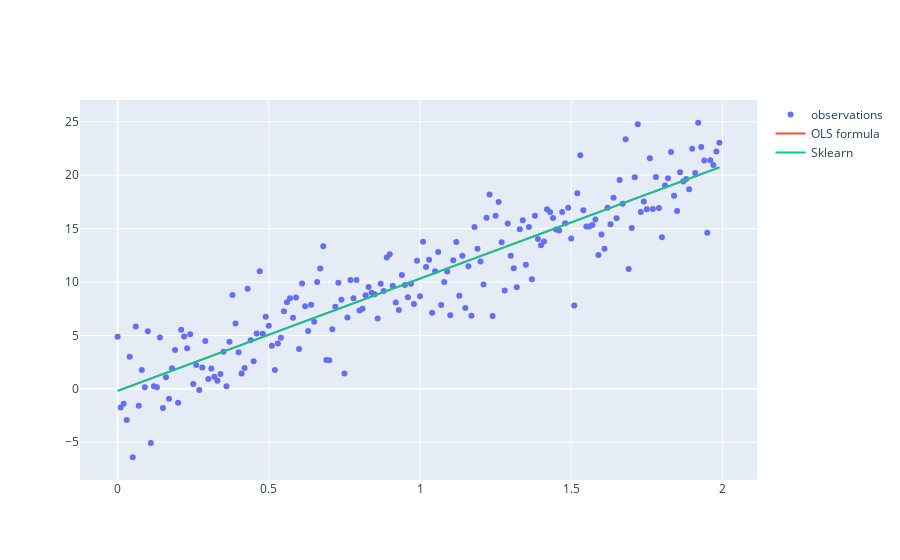

Notebook code for this chart:
### Markdown cell above
### Can be solved using the linea_model module from `sklearn`

### Code cell
from sklearn import linear_model

reg = linear_model.LinearRegression()
reg.fit(X[0,:].reshape(-1, 1),y)

fig = go.Figure()

line1 = reg.coef_[0]*x + reg.intercept_
# Add traces
fig.add_trace(go.Scatter(x=x, y=y,mode='markers',name='observations'))
fig.add_trace(go.Scatter(x=x, y=line,mode='lines',name='OLS formula'))
fig.add_trace(go.Scatter(x=x, y=line1,mode='lines',name='Sklearn'))

### Figure 1 — Plotly figure (JSON) as saved in the notebook; plotly's stock layout.template omitted (floating-point values rounded to 4 significant figures; data arrays with more than 128 entries replaced by an {"elided": "..."} marker saying what was removed)
{"data": [{"mode": "markers", "name": "observations", "type": "scatter", "x": {"elided": "200 float values"}, "y": {"elided": "200 float values"}}, {"mode": "lines", "name": "OLS formula", "type": "scatter", "x": {"elided": "200 float values"}, "y": {"elided": "200 float values"}}, {"mode": "lines", "name": "Sklearn", "type": "scatter", "x": {"elided": "200 float values"}, "y": {"elided": "200 float values"}}], "layout": {}}
